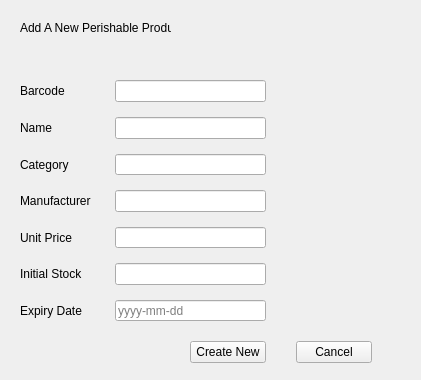
<?xml version="1.0" encoding="UTF-8"?>
<ui version="4.0">
 <class>AddNewPerishable</class>
 <widget class="QWidget" name="AddNewPerishable">
  <property name="geometry">
   <rect>
    <x>0</x>
    <y>0</y>
    <width>421</width>
    <height>380</height>
   </rect>
  </property>
  <property name="windowTitle">
   <string>New Perishable Product</string>
  </property>
  <widget class="QLabel" name="label_Heading">
   <property name="geometry">
    <rect>
     <x>20</x>
     <y>20</y>
     <width>151</width>
     <height>16</height>
    </rect>
   </property>
   <property name="text">
    <string>Add A New Perishable Product</string>
   </property>
  </widget>
  <widget class="QLabel" name="message">
   <property name="geometry">
    <rect>
     <x>20</x>
     <y>50</y>
     <width>341</width>
     <height>16</height>
    </rect>
   </property>
   <property name="text">
    <string/>
   </property>
  </widget>
  <widget class="QWidget" name="">
   <property name="geometry">
    <rect>
     <x>20</x>
     <y>80</y>
     <width>341</width>
     <height>241</height>
    </rect>
   </property>
   <layout class="QGridLayout" name="gridLayout" columnstretch="50,100,50">
    <property name="horizontalSpacing">
     <number>20</number>
    </property>
    <property name="verticalSpacing">
     <number>15</number>
    </property>
    <item row="1" column="0">
     <widget class="QLabel" name="label_Name">
      <property name="text">
       <string>Name</string>
      </property>
     </widget>
    </item>
    <item row="2" column="0">
     <widget class="QLabel" name="label_Category">
      <property name="text">
       <string>Category</string>
      </property>
     </widget>
    </item>
    <item row="1" column="1">
     <widget class="QLineEdit" name="lineEdit_Name"/>
    </item>
    <item row="3" column="1">
     <widget class="QLineEdit" name="lineEdit_Manu"/>
    </item>
    <item row="4" column="0">
     <widget class="QLabel" name="label_Price">
      <property name="text">
       <string>Unit Price</string>
      </property>
     </widget>
    </item>
    <item row="2" column="1">
     <widget class="QLineEdit" name="lineEdit_Category"/>
    </item>
    <item row="3" column="0">
     <widget class="QLabel" name="label_Manufacturer">
      <property name="text">
       <string>Manufacturer</string>
      </property>
     </widget>
    </item>
    <item row="4" column="1">
     <widget class="QLineEdit" name="lineEdit_Price"/>
    </item>
    <item row="5" column="0">
     <widget class="QLabel" name="label_Stock">
      <property name="text">
       <string>Initial Stock</string>
      </property>
     </widget>
    </item>
    <item row="0" column="0">
     <widget class="QLabel" name="label_Barcode">
      <property name="text">
       <string>Barcode</string>
      </property>
     </widget>
    </item>
    <item row="6" column="0">
     <widget class="QLabel" name="label_Expiry">
      <property name="text">
       <string>Expiry Date</string>
      </property>
     </widget>
    </item>
    <item row="6" column="1">
     <widget class="QLineEdit" name="lineEdit_Expiry">
      <property name="text">
       <string/>
      </property>
      <property name="placeholderText">
       <string>yyyy-mm-dd</string>
      </property>
     </widget>
    </item>
    <item row="5" column="1">
     <widget class="QLineEdit" name="lineEdit_Stock"/>
    </item>
    <item row="0" column="1">
     <widget class="QLineEdit" name="lineEdit_Barcode"/>
    </item>
    <item row="1" column="2">
     <widget class="QLabel" name="error_Name">
      <property name="text">
       <string/>
      </property>
     </widget>
    </item>
    <item row="0" column="2">
     <widget class="QLabel" name="error_Barcode">
      <property name="text">
       <string/>
      </property>
     </widget>
    </item>
    <item row="2" column="2">
     <widget class="QLabel" name="error_Category">
      <property name="text">
       <string/>
      </property>
     </widget>
    </item>
    <item row="3" column="2">
     <widget class="QLabel" name="error_Manu">
      <property name="text">
       <string/>
      </property>
     </widget>
    </item>
    <item row="4" column="2">
     <widget class="QLabel" name="error_Price">
      <property name="text">
       <string/>
      </property>
     </widget>
    </item>
    <item row="5" column="2">
     <widget class="QLabel" name="error_Stock">
      <property name="text">
       <string/>
      </property>
     </widget>
    </item>
    <item row="6" column="2">
     <widget class="QLabel" name="error_Expiry">
      <property name="text">
       <string/>
      </property>
     </widget>
    </item>
   </layout>
  </widget>
  <widget class="QWidget" name="">
   <property name="geometry">
    <rect>
     <x>190</x>
     <y>340</y>
     <width>182</width>
     <height>25</height>
    </rect>
   </property>
   <layout class="QHBoxLayout" name="horizontalLayout">
    <property name="spacing">
     <number>30</number>
    </property>
    <item>
     <widget class="QPushButton" name="create">
      <property name="text">
       <string>Create New</string>
      </property>
     </widget>
    </item>
    <item>
     <widget class="QPushButton" name="cancel">
      <property name="text">
       <string>Cancel</string>
      </property>
     </widget>
    </item>
   </layout>
  </widget>
 </widget>
 <resources/>
 <connections>
  <connection>
   <sender>cancel</sender>
   <signal>clicked()</signal>
   <receiver>AddNewPerishable</receiver>
   <slot>close()</slot>
   <hints>
    <hint type="sourcelabel">
     <x>327</x>
     <y>321</y>
    </hint>
    <hint type="destinationlabel">
     <x>208</x>
     <y>188</y>
    </hint>
   </hints>
  </connection>
 </connections>
</ui>
